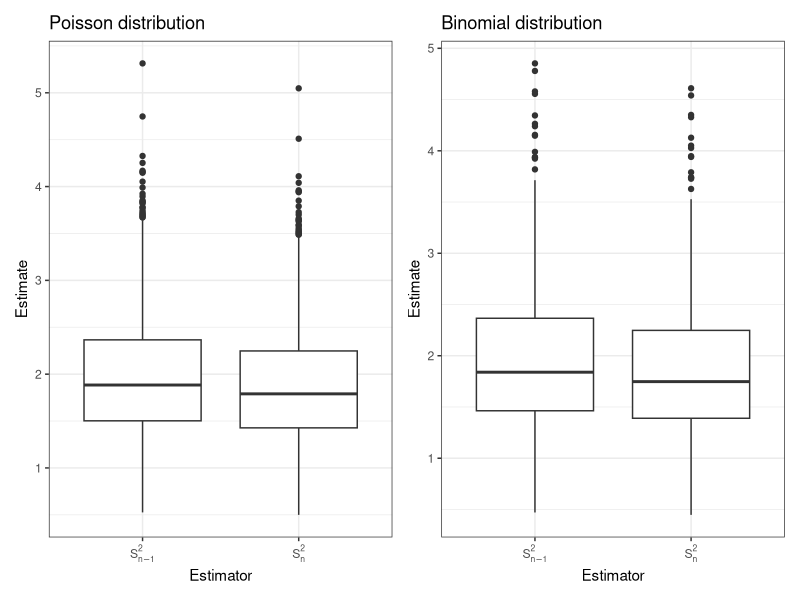
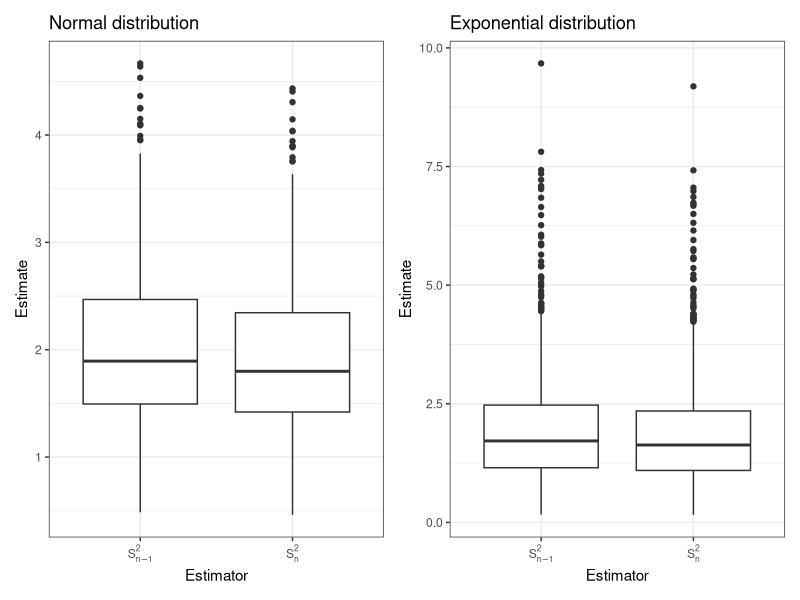
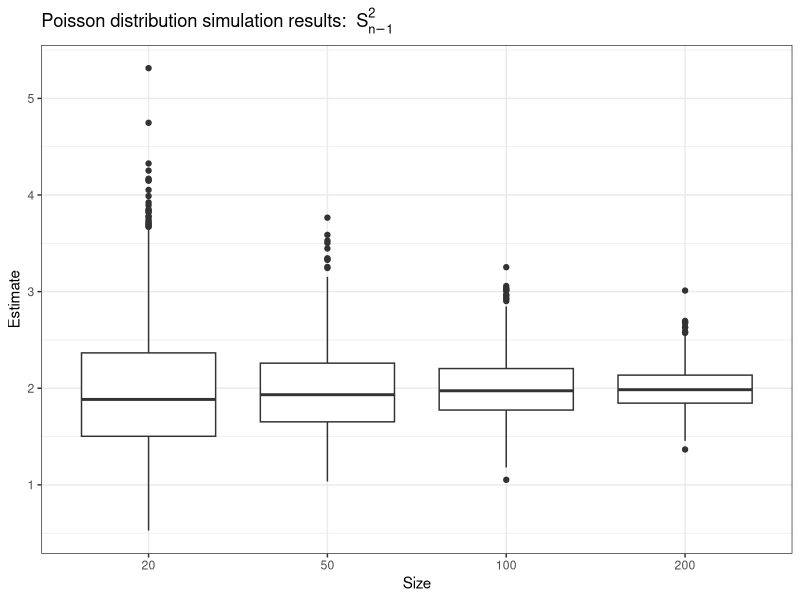
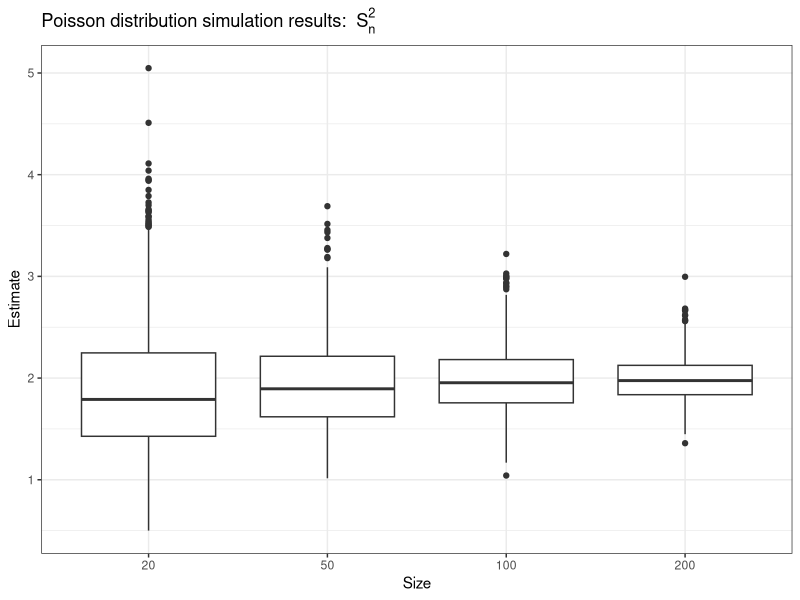
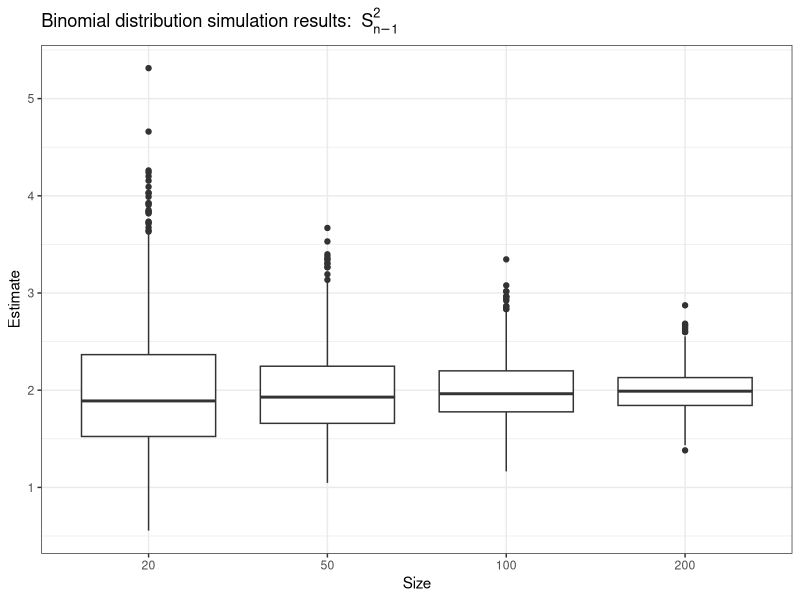
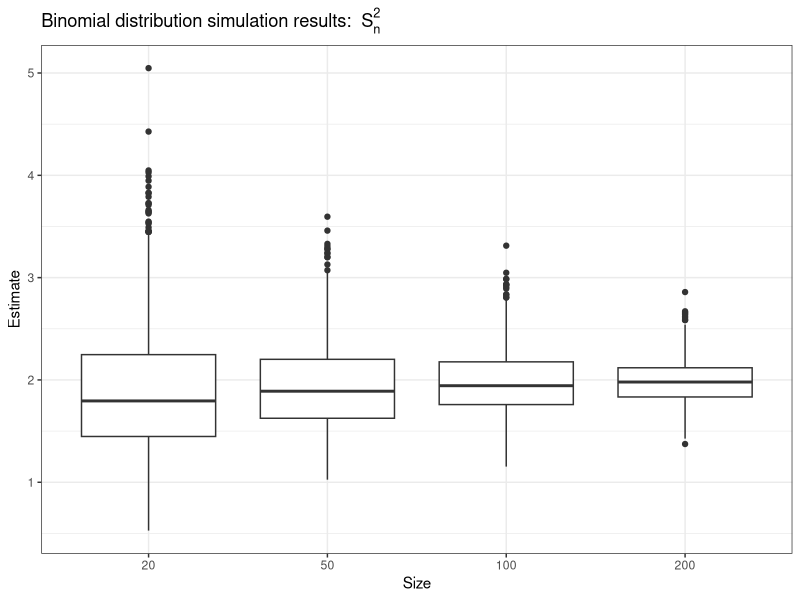
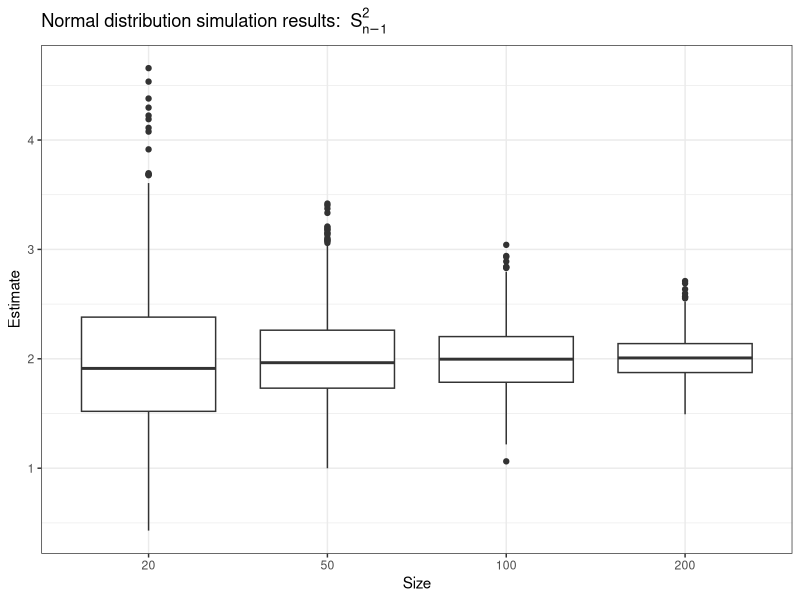
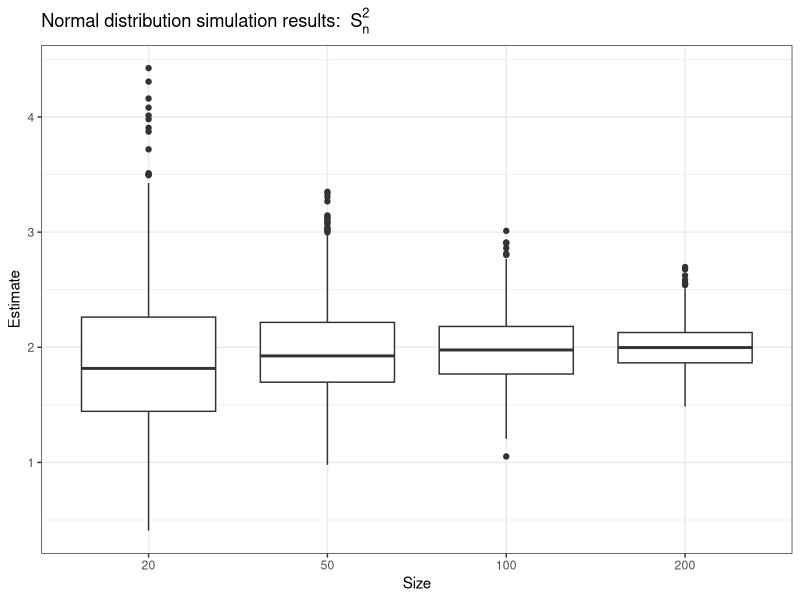

R code for these plots, in order:
## ---- chunk 1
#| echo: false

default_chunk_hook  <- knitr::knit_hooks$get("chunk")

latex_font_size <- c("Huge", "huge", "LARGE", "Large", 
                     "large", "normalsize", "small", 
                     "footnotesize", "scriptsize", "tiny")

knitr::knit_hooks$set(chunk = function(x, options) {
  x <- default_chunk_hook(x, options)
  if(options$size %in% latex_font_size) {
    paste0("\n \\", options$size, "\n\n", 
      x, 
      "\n\n \\normalsize"
    )
  } else {
    x
  }
})
## ---- chunk 2
#| label: load-packages
#| include: false
library(tidyverse)
library(patchwork)
## ---- chunk 3
set.seed(7272)

# Poisson
P.S.estimate = rep(NA, 1000)
P.Sn.estimate = rep(NA, 1000)

for(i in 1:1000){
  X <- rpois(20, lambda = 2)
  S <- var(X)
  Sn <- 19/20 * var(X)
  P.S.estimate[i] <- S
  P.Sn.estimate[i] <- Sn
}

# Binomial
B.S.estimate = rep(NA, 1000)
B.Sn.estimate = rep(NA, 1000)
P = (5 - (21^0.5))/10
for(i in 1:1000){
  X <- rbinom(20, 50, P)
  S <- var(X)
  Sn <- 19/20 * var(X)
  B.S.estimate[i] <- S
  B.Sn.estimate[i] <- Sn
}

# Normal
N.S.estimate = rep(NA, 1000)
N.Sn.estimate = rep(NA, 1000)

for(i in 1:1000){
  X <- rnorm(20, 0, (2^0.5))
  S <- var(X)
  Sn <- 19/20 * var(X)
  N.S.estimate[i] <- S
  N.Sn.estimate[i] <- Sn
}

# Exponential
E.S.estimate = rep(NA, 1000)
E.Sn.estimate = rep(NA, 1000)

for(i in 1:1000){
  X <- rexp(20, 1/(2^0.5))
  S <- var(X)
  Sn <- 19/20 * var(X)
  E.S.estimate[i] <- S
  E.Sn.estimate[i] <- Sn
}

results <- tibble(PoissonS = P.S.estimate,
                 PoissonSn = P.Sn.estimate,
                 BinomialS = B.S.estimate,
                 BinomialSn = B.Sn.estimate,
                 NormalS = N.S.estimate,
                 NormalSn = N.Sn.estimate,
                 ExponentialS = E.S.estimate,
                 ExponentialSn = E.Sn.estimate)

results.long <- results |>
  pivot_longer(cols = everything(),names_to = "Estimator", values_to = "Estimate")

summary <- results.long |>
  group_by(Estimator) |>
  summarize(mean = mean(Estimate),
            variance = var(Estimate)) |>
  mutate(bias = mean-2,
        precision = 1/variance,
        mse = variance + bias^2)

Poisson <- results.long |>
  filter(Estimator == "PoissonS" | Estimator == "PoissonSn") |>
  mutate(Estimator = recode(Estimator,
    "PoissonS" = "S[n-1]^2", "PoissonSn" = "S[n]^2"))

Poisson.plot <- ggplot(Poisson) +
  geom_boxplot(aes(x=Estimator, y=Estimate)) + 
  theme_bw()+
  labs(title = "Poisson distribution") +
  scale_x_discrete(labels = function(x) parse(text = x))


Binomial <- results.long |>
  filter(Estimator == "BinomialS" | Estimator == "BinomialSn") |>
  mutate(Estimator = recode(Estimator, "BinomialS" = "S[n-1]^2", "BinomialSn" = "S[n]^2"))

Binomial.plot <- ggplot(Binomial) +
  geom_boxplot(aes(x=Estimator, y=Estimate)) + 
  theme_bw()+
  labs(title = "Binomial distribution") +
  scale_x_discrete(labels = function(x) parse(text = x))

Normal <- results.long |>
  filter(Estimator == "NormalS" | Estimator == "NormalSn") |>
  mutate(Estimator = recode(Estimator,
    "NormalS" = "S[n-1]^2", "NormalSn" = "S[n]^2"))

Normal.plot <- ggplot(Normal) +
  geom_boxplot(aes(x=Estimator, y=Estimate)) + 
  theme_bw()+
  labs(title = "Normal distribution") +
  scale_x_discrete(labels = function(x) parse(text = x))


Exponential <- results.long |>
  filter(Estimator == "ExponentialS" | Estimator == "ExponentialSn") |>
  mutate(Estimator = recode(Estimator,
    "ExponentialS" = "S[n-1]^2", "ExponentialSn" = "S[n]^2"))

Exponential.plot <- ggplot(Exponential) +
  geom_boxplot(aes(x=Estimator, y=Estimate)) + 
  theme_bw()+
  labs(title = "Exponential distribution") +
  scale_x_discrete(labels = function(x) parse(text = x))

Poisson.plot | Binomial.plot
Normal.plot | Exponential.plot
## ---- chunk 4
#| label: summary1
#| tbl-cap: "Summary of the result of the simulation"
#| tbl-align: "center"
#| echo: false
summary |>
    mutate(Estimator = recode(Estimator,
    "BinomialS" = "$S^2_{n-1}$",
    "BinomialSn" = "$S^2_n$",
    "ExponentialS" = "$S^2_{n-1}$",
    "ExponentialSn" = "$S^2_n$",
    "NormalS" = "$S^2_{n-1}$",
    "NormalSn" = "$S^2_n$",
    "PoissonS" = "$S^2_{n-1}$",
    "PoissonSn" = "$S^2_n$"),
    Distribution = c('Binomial', 'Binomial','Exponential','Exponential','Normal','Normal','Poisson','Poisson')) |>
    select(Distribution, Estimator, mean, variance, bias, precision, mse) |>
  knitr::kable(digits = 2)
## ---- chunk 5
set.seed(7272)

# Poisson

N = c(20,50,100,200)
P.S.result <- tibble("20" = rep(NA, 1000),
                 "50" = rep(NA, 1000),
                 "100" = rep(NA, 1000),
                 "200" = rep(NA, 1000))
 
P.Sn.result <- tibble("20" = rep(NA, 1000),
                 "50" = rep(NA, 1000),
                 "100" = rep(NA, 1000),
                 "200" = rep(NA, 1000))
for(j in 1:4){
  n = N[j]
  for(i in 1:1000){
    X <- rpois(n, lambda = 2)
    S <- var(X)
    Sn <- (n-1)/n * S
    P.S.result[[j]][i] <- S
    P.Sn.result[[j]][i] <- Sn
  }
}

P.S.long <- P.S.result |>
  pivot_longer(cols = everything(),names_to = "Size", values_to = "Estimate") 

P.S.long$Size <- factor(as.character(P.S.long$Size),
                        levels = c("20","50","100","200"))

P.S.summary <- P.S.long|>
  group_by(Size) |>
  summarize(mean = mean(Estimate),
            variance = var(Estimate)) |>
  mutate(bias = mean-2,
        precision = 1/variance,
        mse = variance + bias^2) 

P.Sn.long <- P.Sn.result |>
  pivot_longer(cols = everything(),names_to = "Size", values_to = "Estimate") 

P.Sn.long$Size <- factor(as.character(P.Sn.long$Size),
                        levels = c("20","50","100","200"))
  
P.Sn.summary <- P.Sn.long|>
  group_by(Size) |>
  summarize(mean = mean(Estimate),
            variance = var(Estimate)) |>
  mutate(bias = mean-2,
        precision = 1/variance,
        mse = variance + bias^2) 


Plot.P.S <- ggplot(P.S.long) +
  geom_boxplot(aes(x=Size, y=Estimate)) + 
  theme_bw()+
  labs(title = bquote("Poisson distribution simulation results: " ~ S[n-1]^2)) 

Plot.P.Sn <- ggplot(P.Sn.long) +
  geom_boxplot(aes(x=Size, y=Estimate)) + 
  theme_bw()+
  labs(title = bquote("Poisson distribution simulation results: " ~ S[n]^2)) 

Plot.P.S
## ---- chunk 6
#| label: Poisson S
#| tbl-cap: "Poisson distribution simulation results for $S^2_{n-1}$"
#| tbl-align: "center"
#| echo: false
P.S.summary |>
  knitr::kable(digits = 2)
## ---- chunk 7
Plot.P.Sn
## ---- chunk 8
#| label: Poisson Sn
#| tbl-cap: "Poisson distribution simulation results for $S^2_{n}$"
#| tbl-align: "center"
#| echo: false
P.Sn.summary |>
  knitr::kable(digits = 2)
## ---- chunk 9
set.seed(7272)

# Binomial

N = c(20,50,100,200)
B.S.result <- tibble("20" = rep(NA, 1000),
                 "50" = rep(NA, 1000),
                 "100" = rep(NA, 1000),
                 "200" = rep(NA, 1000))
 
B.Sn.result <- tibble("20" = rep(NA, 1000),
                 "50" = rep(NA, 1000),
                 "100" = rep(NA, 1000),
                 "200" = rep(NA, 1000))
for(j in 1:4){
  n = N[j]
  P = (5 - (21^0.5))/10
  for(i in 1:1000){
    X <- rbinom(n, size = 50, prob = P)
    S <- var(X)
    Sn <- (n-1)/n * S
    B.S.result[[j]][i] <- S
    B.Sn.result[[j]][i] <- Sn
  }
}

B.S.long <- B.S.result |>
  pivot_longer(cols = everything(),names_to = "Size", values_to = "Estimate")

B.S.long$Size <- factor(as.character(B.S.long$Size),
                        levels = c("20","50","100","200"))

B.S.summary <- B.S.long|>
  group_by(Size) |>
  summarize(mean = mean(Estimate),
            variance = var(Estimate)) |>
  mutate(bias = mean-2,
        precision = 1/variance,
        mse = variance + bias^2) |>
  arrange(factor(Size, levels = c("20", "50", "100","200")))

B.Sn.long <- B.Sn.result |>
  pivot_longer(cols = everything(),names_to = "Size", values_to = "Estimate") 

B.Sn.long$Size <- factor(as.character(B.Sn.long$Size),
                        levels = c("20","50","100","200"))
  
B.Sn.summary <- B.Sn.long|>
  group_by(Size) |>
  summarize(mean = mean(Estimate),
            variance = var(Estimate)) |>
  mutate(bias = mean-2,
        precision = 1/variance,
        mse = variance + bias^2) |>
  arrange(factor(Size, levels = c("20", "50", "100","200")))

Plot.B.S <- ggplot(B.S.long) +
  geom_boxplot(aes(x=Size, y=Estimate)) + 
  theme_bw()+
  labs(title = bquote("Binomial distribution simulation results: " ~ S[n-1]^2)) 

Plot.B.Sn <- ggplot(B.Sn.long) +
  geom_boxplot(aes(x=Size, y=Estimate)) + 
  theme_bw()+
  labs(title = bquote("Binomial distribution simulation results: " ~ S[n]^2)) 

Plot.B.S
## ---- chunk 10
#| label: Binomial S
#| tbl-cap: "Binomial distribution simulation results for $S^2_{n-1}$"
#| tbl-align: "center"
#| echo: false
B.S.summary |>
  knitr::kable(digits = 2)
## ---- chunk 11
Plot.B.Sn
## ---- chunk 12
#| label: Binomial Sn
#| tbl-cap: "Binomial distribution simulation results for $S^2_{n}$"
#| tbl-align: "center"
#| echo: false
B.Sn.summary |>
  knitr::kable(digits = 2)
## ---- chunk 13
set.seed(7272)

# Normal

N = c(20,50,100,200)
N.S.result <- tibble("20" = rep(NA, 1000),
                 "50" = rep(NA, 1000),
                 "100" = rep(NA, 1000),
                 "200" = rep(NA, 1000))
 
N.Sn.result <- tibble("20" = rep(NA, 1000),
                 "50" = rep(NA, 1000),
                 "100" = rep(NA, 1000),
                 "200" = rep(NA, 1000))
for(j in 1:4){
  n = N[j]
  for(i in 1:1000){
    X <- rnorm(n, mean = 0, sd = (2^0.5))
    S <- var(X)
    Sn <- (n-1)/n * S
    N.S.result[[j]][i] <- S
    N.Sn.result[[j]][i] <- Sn
  }
}

N.S.long <- N.S.result |>
  pivot_longer(cols = everything(),names_to = "Size", values_to = "Estimate")

N.S.long$Size <- factor(as.character(N.S.long$Size),
                        levels = c("20","50","100","200"))

N.S.summary <- N.S.long|>
  group_by(Size) |>
  summarize(mean = mean(Estimate),
            variance = var(Estimate)) |>
  mutate(bias = mean-2,
        precision = 1/variance,
        mse = variance + bias^2) |>
  arrange(factor(Size, levels = c("20", "50", "100","200")))

N.Sn.long <- N.Sn.result |>
  pivot_longer(cols = everything(),names_to = "Size", values_to = "Estimate") 

N.Sn.long$Size <- factor(as.character(N.Sn.long$Size),
                        levels = c("20","50","100","200"))
  
N.Sn.summary <- N.Sn.long|>
  group_by(Size) |>
  summarize(mean = mean(Estimate),
            variance = var(Estimate)) |>
  mutate(bias = mean-2,
        precision = 1/variance,
        mse = variance + bias^2) |>
  arrange(factor(Size, levels = c("20", "50", "100","200")))

Plot.N.S <- ggplot(N.S.long) +
  geom_boxplot(aes(x=Size, y=Estimate)) + 
  theme_bw()+
  labs(title = bquote("Normal distribution simulation results: " ~ S[n-1]^2)) 

Plot.N.Sn <- ggplot(N.Sn.long) +
  geom_boxplot(aes(x=Size, y=Estimate)) + 
  theme_bw()+
  labs(title = bquote("Normal distribution simulation results: " ~ S[n]^2)) 

Plot.N.S
## ---- chunk 14
#| label: Normal S
#| tbl-cap: "Normal distribution simulation results for $S^2_{n-1}$"
#| tbl-align: "center"
#| echo: false
N.S.summary |>
  knitr::kable(digits = 2)
## ---- chunk 15
Plot.N.Sn
## ---- chunk 16
#| label: Normal Sn
#| tbl-cap: "Normal distribution simulation results for $S^2_{n}$"
#| tbl-align: "center"
#| echo: false
N.Sn.summary |>
  knitr::kable(digits = 2)
## ---- chunk 17
set.seed(7272)

# Exponential

N = c(20,50,100,200)
E.S.result <- tibble("20" = rep(NA, 1000),
                 "50" = rep(NA, 1000),
                 "100" = rep(NA, 1000),
                 "200" = rep(NA, 1000))
 
E.Sn.result <- tibble("20" = rep(NA, 1000),
                 "50" = rep(NA, 1000),
                 "100" = rep(NA, 1000),
                 "200" = rep(NA, 1000))
for(j in 1:4){
  n = N[j]
  for(i in 1:1000){
    X <- rexp(n, rate = 1/(2^0.5))
    S <- var(X)
    Sn <- (n-1)/n * S
    E.S.result[[j]][i] <- S
    E.Sn.result[[j]][i] <- Sn
  }
}

E.S.long <- E.S.result |>
  pivot_longer(cols = everything(),names_to = "Size", values_to = "Estimate")

E.S.long$Size <- factor(as.character(E.S.long$Size),
                        levels = c("20","50","100","200"))

E.S.summary <- E.S.long|>
  group_by(Size) |>
  summarize(mean = mean(Estimate),
            variance = var(Estimate)) |>
  mutate(bias = mean-2,
        precision = 1/variance,
        mse = variance + bias^2) |>
  arrange(factor(Size, levels = c("20", "50", "100","200")))

E.Sn.long <- E.Sn.result |>
  pivot_longer(cols = everything(),names_to = "Size", values_to = "Estimate") 

E.Sn.long$Size <- factor(as.character(E.Sn.long$Size),
                        levels = c("20","50","100","200"))
  
E.Sn.summary <- E.Sn.long|>
  group_by(Size) |>
  summarize(mean = mean(Estimate),
            variance = var(Estimate)) |>
  mutate(bias = mean-2,
        precision = 1/variance,
        mse = variance + bias^2) |>
  arrange(factor(Size, levels = c("20", "50", "100","200")))

Plot.E.S <- ggplot(E.S.long) +
  geom_boxplot(aes(x=Size, y=Estimate)) + 
  theme_bw()+
  labs(title = bquote("Exponential distribution simulation results: " ~ S[n-1]^2)) 

Plot.E.Sn <- ggplot(E.Sn.long) +
  geom_boxplot(aes(x=Size, y=Estimate)) + 
  theme_bw()+
  labs(title = bquote("Exponential distribution simulation results: " ~ S[n]^2)) 

Plot.E.S
## ---- chunk 18
#| label: Exponential S
#| tbl-cap: "Exponential distribution simulation results for $S^2_{n-1}$"
#| tbl-align: "center"
#| echo: false
E.S.summary |>
  knitr::kable(digits = 2)
## ---- chunk 19
Plot.E.Sn
## ---- chunk 20
#| label: Exponential Sn
#| tbl-cap: "Exponential distribution simulation results for $S^2_{n}$"
#| tbl-align: "center"
#| echo: false
E.Sn.summary |>
  knitr::kable(digits = 2)
## ---- chunk 21
set.seed(7272)

P.S.plot <- ggplot(P.S.long) +
  stat_density(aes(x=Estimate, color=Size), geom="line", position = "jitter") +
  geom_vline(xintercept=2, color="red", linetype="dotted")+
  geom_hline(yintercept=0)+
  theme_bw()+
  labs(title = bquote("Poisson distribution simulation results: " ~ S[n-1]^2),
    x = bquote(S[n-1]^2), y="Density") 

P.Sn.plot <- ggplot(P.Sn.long) +
  stat_density(aes(x=Estimate, color=Size), geom="line", position = "jitter") +
  geom_vline(xintercept=2, color="red", linetype="dotted")+
  geom_hline(yintercept=0)+
  theme_bw()+
  labs(title = bquote("Poisson distribution simulation results: " ~ S[n]^2),
    x = bquote(S[n]^2), y="Density")

B.S.plot <- ggplot(B.S.long) +
  stat_density(aes(x=Estimate, color=Size), geom="line", position = "jitter") +
  geom_vline(xintercept=2, color="red", linetype="dotted")+
  geom_hline(yintercept=0)+
  theme_bw()+
  labs(title = bquote("Binomial distribution simulation results: " ~ S[n-1]^2),
    x = bquote(S[n-1]^2), y="Density") 

B.Sn.plot <- ggplot(B.Sn.long) +
  stat_density(aes(x=Estimate, color=Size), geom="line", position = "jitter") +
  geom_vline(xintercept=2, color="red", linetype="dotted")+
  geom_hline(yintercept=0)+
  theme_bw()+
  labs(title = bquote("Binomial distribution simulation results: " ~ S[n]^2),
    x = bquote(S[n]^2), y="Density") 

N.S.plot <- ggplot(N.S.long) +
  stat_density(aes(x=Estimate, color=Size), geom="line", position = "jitter") +
  geom_vline(xintercept=2, color="red", linetype="dotted")+
  geom_hline(yintercept=0)+
  theme_bw()+
  labs(title = bquote("Normal distribution simulation results: " ~ S[n-1]^2),
    x = bquote(S[n-1]^2), y="Density") 

N.Sn.plot <- ggplot(N.Sn.long) +
  stat_density(aes(x=Estimate, color=Size), geom="line", position = "jitter") +
  geom_vline(xintercept=2, color="red", linetype="dotted")+
  geom_hline(yintercept=0)+
  theme_bw()+
  labs(title = bquote("Normal distribution simulation results: " ~ S[n]^2),
    x = bquote(S[n]^2), y="Density") 

E.S.plot <- ggplot(E.S.long) +
  stat_density(aes(x=Estimate, color=Size), geom="line", position = "jitter") +
  geom_vline(xintercept=2, color="red", linetype="dotted")+
  geom_hline(yintercept=0)+
  theme_bw()+
  labs(title = bquote("Exponential distribution simulation results: " ~ S[n-1]^2),
    x = bquote(S[n-1]^2), y="Density") 

E.Sn.plot <- ggplot(E.Sn.long) +
  stat_density(aes(x=Estimate, color=Size), geom="line", position = "jitter") +
  geom_vline(xintercept=2, color="red", linetype="dotted")+
  geom_hline(yintercept=0)+
  theme_bw()+
  labs(title = bquote("Exponential distribution simulation results: " ~ S[n]^2),
    x = bquote(S[n]^2), y="Density") 

P.S.plot
P.Sn.plot
B.S.plot
B.Sn.plot
N.S.plot
N.Sn.plot
E.S.plot
E.Sn.plot
## ---- chunk 22
set.seed(7272)

# Poisson

N = c(20,50,100,200)
P.S.result <- tibble("20" = rep(NA, 1000),
                 "50" = rep(NA, 1000),
                 "100" = rep(NA, 1000),
                 "200" = rep(NA, 1000))
 
P.Sn.result <- tibble("20" = rep(NA, 1000),
                 "50" = rep(NA, 1000),
                 "100" = rep(NA, 1000),
                 "200" = rep(NA, 1000))
for(j in 1:4){
  n = N[j]
  s = rpois(n, lambda = 2)
  for(i in 1:1000){
    X <- sample(s,n,replace = TRUE)
    S <- var(X)
    Sn <- (n-1)/n * S
    P.S.result[[j]][i] <- S
    P.Sn.result[[j]][i] <- Sn
  }
}

P.S.long <- P.S.result |>
  pivot_longer(cols = everything(),names_to = "Size", values_to = "Estimate")

P.S.summary <- P.S.long|>
  group_by(Size) |>
  summarize(mean = mean(Estimate),
            variance = var(Estimate)) |>
  mutate(bias = mean-2,
        precision = 1/variance,
        mse = variance + bias^2) |>
  arrange(factor(Size, levels = c("20", "50", "100","200")))

P.Sn.long <- P.Sn.result |>
  pivot_longer(cols = everything(),names_to = "Size", values_to = "Estimate") 
  
P.Sn.summary <- P.Sn.long|>
  group_by(Size) |>
  summarize(mean = mean(Estimate),
            variance = var(Estimate)) |>
  mutate(bias = mean-2,
        precision = 1/variance,
        mse = variance + bias^2) |>
  arrange(factor(Size, levels = c("20", "50", "100","200")))

P.S.plot <- ggplot(P.S.long) +
  stat_density(aes(x=Estimate, color=Size), geom="line", position = "jitter") +
  geom_vline(xintercept=2, color="red", linetype="dotted")+
  geom_hline(yintercept=0)+
  theme_bw()+
  labs(title = bquote("Poisson distribution simulation results: " ~ S[n-1]^2),
    x = bquote(S[n-1]^2), y="Density") 

P.Sn.plot <- ggplot(P.Sn.long) +
  stat_density(aes(x=Estimate, color=Size), geom="line", position = "jitter") +
  geom_vline(xintercept=2, color="red", linetype="dotted")+
  geom_hline(yintercept=0)+
  theme_bw()+
  labs(title = bquote("Poisson distribution simulation results: " ~ S[n]^2),
    x = bquote(S[n]^2), y="Density") 

P.S.plot
## ---- chunk 23
#| label: Poisson S.
#| tbl-cap: "Poisson distribution simulation results for $S^2_{n-1}$"
#| tbl-align: "center"
#| echo: false
P.S.summary |>
  knitr::kable(digits = 2)
## ---- chunk 24
P.Sn.plot
## ---- chunk 25
#| label: Poisson Sn.
#| tbl-cap: "Poisson distribution simulation results for $S^2_{n}$"
#| tbl-align: "center"
#| echo: false
P.Sn.summary |>
  knitr::kable(digits = 2)
## ---- chunk 26
set.seed(7272)

# Binomial

N = c(20,50,100,200)
B.S.result <- tibble("20" = rep(NA, 1000),
                 "50" = rep(NA, 1000),
                 "100" = rep(NA, 1000),
                 "200" = rep(NA, 1000))
 
B.Sn.result <- tibble("20" = rep(NA, 1000),
                 "50" = rep(NA, 1000),
                 "100" = rep(NA, 1000),
                 "200" = rep(NA, 1000))
for(j in 1:4){
  n = N[j]
  P = (5 - (21^0.5))/10
  s = rbinom(n, size = 50, prob = P)
  for(i in 1:1000){
    X <- sample(s,n,TRUE)
    S <- var(X)
    Sn <- (n-1)/n * S
    B.S.result[[j]][i] <- S
    B.Sn.result[[j]][i] <- Sn
  }
}

B.S.long <- B.S.result |>
  pivot_longer(cols = everything(),names_to = "Size", values_to = "Estimate")

B.S.summary <- B.S.long|>
  group_by(Size) |>
  summarize(mean = mean(Estimate),
            variance = var(Estimate)) |>
  mutate(bias = mean-2,
        precision = 1/variance,
        mse = variance + bias^2) |>
  arrange(factor(Size, levels = c("20", "50", "100","200")))

B.Sn.long <- B.Sn.result |>
  pivot_longer(cols = everything(),names_to = "Size", values_to = "Estimate") 
  
B.Sn.summary <- B.Sn.long|>
  group_by(Size) |>
  summarize(mean = mean(Estimate),
            variance = var(Estimate)) |>
  mutate(bias = mean-2,
        precision = 1/variance,
        mse = variance + bias^2) |>
  arrange(factor(Size, levels = c("20", "50", "100","200")))

B.S.plot <- ggplot(B.S.long) +
  stat_density(aes(x=Estimate, color=Size), geom="line", position = "jitter") +
  geom_vline(xintercept=2, color="red", linetype="dotted")+
  geom_hline(yintercept=0)+
  theme_bw()+
  labs(title = bquote("Binomial distribution simulation results: " ~ S[n-1]^2),
    x = bquote(S[n-1]^2), y="Density") 

B.Sn.plot <- ggplot(B.Sn.long) +
  stat_density(aes(x=Estimate, color=Size), geom="line", position = "jitter") +
  geom_vline(xintercept=2, color="red", linetype="dotted")+
  geom_hline(yintercept=0)+
  theme_bw()+
  labs(title = bquote("Binomial distribution simulation results: " ~ S[n]^2),
    x = bquote(S[n]^2), y="Density") 

B.S.plot
## ---- chunk 27
#| label: Binomial S.
#| tbl-cap: "Binomial distribution simulation results for $S^2_{n-1}$"
#| tbl-align: "center"
#| echo: false
B.S.summary |>
  knitr::kable(digits = 2)
## ---- chunk 28
B.Sn.plot
## ---- chunk 29
#| label: Binomial Sn.
#| tbl-cap: "Binomial distribution simulation results for $S^2_{n}$"
#| tbl-align: "center"
#| echo: false
B.Sn.summary |>
  knitr::kable(digits = 2)
## ---- chunk 30
set.seed(7272)

# Normal

N = c(20,50,100,200)
N.S.result <- tibble("20" = rep(NA, 1000),
                 "50" = rep(NA, 1000),
                 "100" = rep(NA, 1000),
                 "200" = rep(NA, 1000))
 
N.Sn.result <- tibble("20" = rep(NA, 1000),
                 "50" = rep(NA, 1000),
                 "100" = rep(NA, 1000),
                 "200" = rep(NA, 1000))
for(j in 1:4){
  n = N[j]
  s = rnorm(n, mean = 0, sd = (2^0.5))
  for(i in 1:1000){
    X <- sample(s,n,TRUE)
    S <- var(X)
    Sn <- (n-1)/n * S
    N.S.result[[j]][i] <- S
    N.Sn.result[[j]][i] <- Sn
  }
}

N.S.long <- N.S.result |>
  pivot_longer(cols = everything(),names_to = "Size", values_to = "Estimate")

N.S.summary <- N.S.long|>
  group_by(Size) |>
  summarize(mean = mean(Estimate),
            variance = var(Estimate)) |>
  mutate(bias = mean-2,
        precision = 1/variance,
        mse = variance + bias^2) |>
  arrange(factor(Size, levels = c("20", "50", "100","200")))

N.Sn.long <- N.Sn.result |>
  pivot_longer(cols = everything(),names_to = "Size", values_to = "Estimate") 
  
N.Sn.summary <- N.Sn.long|>
  group_by(Size) |>
  summarize(mean = mean(Estimate),
            variance = var(Estimate)) |>
  mutate(bias = mean-2,
        precision = 1/variance,
        mse = variance + bias^2) |>
  arrange(factor(Size, levels = c("20", "50", "100","200")))

N.S.plot <- ggplot(N.S.long) +
  stat_density(aes(x=Estimate, color=Size), geom="line", position = "jitter") +
  geom_vline(xintercept=2, color="red", linetype="dotted")+
  geom_hline(yintercept=0)+
  theme_bw()+
  labs(title = bquote("Normal distribution simulation results: " ~ S[n-1]^2),
    x = bquote(S[n-1]^2), y="Density") 

N.Sn.plot <- ggplot(N.Sn.long) +
  stat_density(aes(x=Estimate, color=Size), geom="line", position = "jitter") +
  geom_vline(xintercept=2, color="red", linetype="dotted")+
  geom_hline(yintercept=0)+
  theme_bw()+
  labs(title = bquote("Normal distribution simulation results: " ~ S[n]^2),
    x = bquote(S[n]^2), y="Density") 

N.S.plot
## ---- chunk 31
#| label: Normal S.
#| tbl-cap: "Normal distribution simulation results for $S^2_{n-1}$"
#| tbl-align: "center"
#| echo: false
N.S.summary |>
  knitr::kable(digits = 2)
## ---- chunk 32
N.Sn.plot
## ---- chunk 33
#| label: Normal Sn.
#| tbl-cap: "Normal distribution simulation results for $S^2_{n}$"
#| tbl-align: "center"
#| echo: false
N.Sn.summary |>
  knitr::kable(digits = 2)
## ---- chunk 34
set.seed(7272)

# Exponential

N = c(20,50,100,200)
E.S.result <- tibble("20" = rep(NA, 1000),
                 "50" = rep(NA, 1000),
                 "100" = rep(NA, 1000),
                 "200" = rep(NA, 1000))
 
E.Sn.result <- tibble("20" = rep(NA, 1000),
                 "50" = rep(NA, 1000),
                 "100" = rep(NA, 1000),
                 "200" = rep(NA, 1000))
for(j in 1:4){
  n = N[j]
  sp = rexp(n, rate = 1/(2^0.5))
  for(i in 1:1000){
    X <- sample(sp, n,TRUE)
    S <- var(X)
    Sn <- (n-1)/n * S
    E.S.result[[j]][i] <- S
    E.Sn.result[[j]][i] <- Sn
  }
}

E.S.long <- E.S.result |>
  pivot_longer(cols = everything(),names_to = "Size", values_to = "Estimate")

E.S.summary <- E.S.long|>
  group_by(Size) |>
  summarize(mean = mean(Estimate),
            variance = var(Estimate)) |>
  mutate(bias = mean-2,
        precision = 1/variance,
        mse = variance + bias^2) |>
  arrange(factor(Size, levels = c("20", "50", "100","200")))

E.Sn.long <- E.Sn.result |>
  pivot_longer(cols = everything(),names_to = "Size", values_to = "Estimate") 
  
E.Sn.summary <- E.Sn.long|>
  group_by(Size) |>
  summarize(mean = mean(Estimate),
            variance = var(Estimate)) |>
  mutate(bias = mean-2,
        precision = 1/variance,
        mse = variance + bias^2) |>
  arrange(factor(Size, levels = c("20", "50", "100","200")))

E.S.plot <- ggplot(E.S.long) +
  stat_density(aes(x=Estimate, color=Size), geom="line", position = "jitter") +
  geom_vline(xintercept=2, color="red", linetype="dotted")+
  geom_hline(yintercept=0)+
  theme_bw()+
  labs(title = bquote("Exponential distribution simulation results: " ~ S[n-1]^2),
    x = bquote(S[n-1]^2), y="Density") 

E.Sn.plot <- ggplot(E.Sn.long) +
  stat_density(aes(x=Estimate, color=Size), geom="line", position = "jitter") +
  geom_vline(xintercept=2, color="red", linetype="dotted")+
  geom_hline(yintercept=0)+
  theme_bw()+
  labs(title = bquote("Exponential distribution simulation results: " ~ S[n]^2),
    x = bquote(S[n]^2), y="Density") 

E.S.plot
## ---- chunk 35
#| label: Exponential S.
#| tbl-cap: "Exponential distribution simulation results for $S^2_{n-1}$"
#| tbl-align: "center"
#| echo: false
E.S.summary |>
  knitr::kable(digits = 2)
## ---- chunk 36
E.Sn.plot
## ---- chunk 37
#| label: Exponential Sn.
#| tbl-cap: "Exponential distribution simulation results for $S^2_{n}$"
#| tbl-align: "center"
#| echo: false
E.Sn.summary |>
  knitr::kable(digits = 2)
## ---- chunk 38
set.seed(7373)

# Poisson

N = c(20,50,100,200)
P.S.result <- tibble("20" = rep(NA, 1000),
                 "50" = rep(NA, 1000),
                 "100" = rep(NA, 1000),
                 "200" = rep(NA, 1000))
 
P.Sn.result <- tibble("20" = rep(NA, 1000),
                 "50" = rep(NA, 1000),
                 "100" = rep(NA, 1000),
                 "200" = rep(NA, 1000))
for(j in 1:4){
  n = N[j]
  for(i in 1:1000){
    X <- rpois(n, lambda = 2)
    S <- var(X)
    Sn <- (n-1)/n * S
    P.S.result[[j]][i] <- S
    P.Sn.result[[j]][i] <- Sn
  }
}

P.S.long <- P.S.result |>
  pivot_longer(cols = everything(),names_to = "Size", values_to = "Estimate")

P.S.summary <- P.S.long|>
  group_by(Size) |>
  summarize(mean = mean(Estimate),
            variance = var(Estimate)) |>
  mutate(bias = mean-2,
        precision = 1/variance,
        mse = variance + bias^2) |>
  arrange(factor(Size, levels = c("20", "50", "100","200")))

P.Sn.long <- P.Sn.result |>
  pivot_longer(cols = everything(),names_to = "Size", values_to = "Estimate") 
  
P.Sn.summary <- P.Sn.long|>
  group_by(Size) |>
  summarize(mean = mean(Estimate),
            variance = var(Estimate)) |>
  mutate(bias = mean-2,
        precision = 1/variance,
        mse = variance + bias^2) |>
  arrange(factor(Size, levels = c("20", "50", "100","200")))

P.S.plot <- ggplot(P.S.long) +
  stat_density(aes(x=Estimate, color=Size), geom="line", position = "jitter") +
  geom_vline(xintercept=2, color="red", linetype="dotted")+
  geom_hline(yintercept=0)+
  theme_bw()+
  labs(title = bquote("Poisson distribution simulation results: " ~ S[n-1]^2),
    x = bquote(S[n-1]^2), y="Density") 

P.Sn.plot <- ggplot(P.Sn.long) +
  stat_density(aes(x=Estimate, color=Size), geom="line", position = "jitter") +
  geom_vline(xintercept=2, color="red", linetype="dotted")+
  geom_hline(yintercept=0)+
  theme_bw()+
  labs(title = bquote("Poisson distribution simulation results: " ~ S[n]^2),
    x = bquote(S[n]^2), y="Density") 

P.S.plot
## ---- chunk 39
set.seed(8484)

# Normal

N = c(20,50,100,200)
N.S.result <- tibble("20" = rep(NA, 1000),
                 "50" = rep(NA, 1000),
                 "100" = rep(NA, 1000),
                 "200" = rep(NA, 1000))
 
N.Sn.result <- tibble("20" = rep(NA, 1000),
                 "50" = rep(NA, 1000),
                 "100" = rep(NA, 1000),
                 "200" = rep(NA, 1000))
for(j in 1:4){
  n = N[j]
  s = rnorm(n, mean = 0, sd = (2^0.5))
  for(i in 1:1000){
    X <- sample(s,n,TRUE)
    S <- var(X)
    Sn <- (n-1)/n * S
    N.S.result[[j]][i] <- S
    N.Sn.result[[j]][i] <- Sn
  }
}

N.S.long <- N.S.result |>
  pivot_longer(cols = everything(),names_to = "Size", values_to = "Estimate")

N.S.summary <- N.S.long|>
  group_by(Size) |>
  summarize(mean = mean(Estimate),
            variance = var(Estimate)) |>
  mutate(bias = mean-2,
        precision = 1/variance,
        mse = variance + bias^2) |>
  arrange(factor(Size, levels = c("20", "50", "100","200")))

N.Sn.long <- N.Sn.result |>
  pivot_longer(cols = everything(),names_to = "Size", values_to = "Estimate") 
  
N.Sn.summary <- N.Sn.long|>
  group_by(Size) |>
  summarize(mean = mean(Estimate),
            variance = var(Estimate)) |>
  mutate(bias = mean-2,
        precision = 1/variance,
        mse = variance + bias^2) |>
  arrange(factor(Size, levels = c("20", "50", "100","200")))

N.S.plot <- ggplot(N.S.long) +
  stat_density(aes(x=Estimate, color=Size), geom="line", position = "jitter") +
  geom_vline(xintercept=2, color="red", linetype="dotted")+
  geom_hline(yintercept=0)+
  theme_bw()+
  labs(title = bquote("Normal distribution simulation results: " ~ S[n-1]^2),
    x = bquote(S[n-1]^2), y="Density") 

N.Sn.plot <- ggplot(N.Sn.long) +
  stat_density(aes(x=Estimate, color=Size), geom="line", position = "jitter") +
  geom_vline(xintercept=2, color="red", linetype="dotted")+
  geom_hline(yintercept=0)+
  theme_bw()+
  labs(title = bquote("Normal distribution simulation results: " ~ S[n]^2),
    x = bquote(S[n]^2), y="Density") 

N.S.plot
